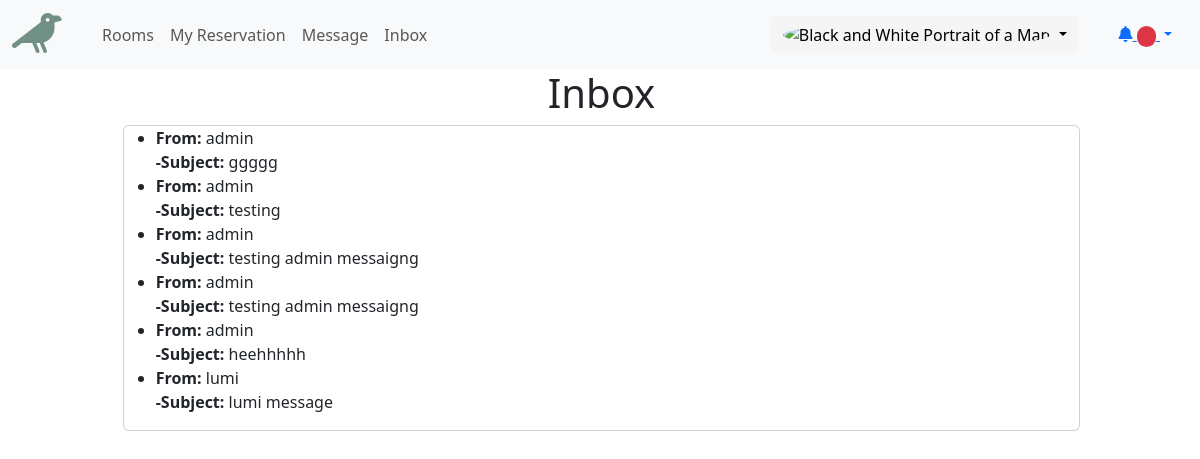
Screenshot of /guest/inbox (signed in) with the database file from the repository.
### hotelapp/models.py (models this page shows, shortened)
class Message(models.Model):
    sender = models.ForeignKey(User, related_name='sent_messages', on_delete=models.CASCADE)
    receiver = models.ForeignKey(User, related_name='received_messages', on_delete=models.CASCADE)
    content = models.TextField()
    timestamp = models.DateTimeField(auto_now_add=True)

### hotelapp/views.py (the view)
# urls.py: path('guest/inbox', views.inboxGuest, name='guest_inbox'),
@login_required
def inboxGuest(request):
    messages = Message.objects.filter(receiver=request.user)
    return render(request, 'guest_pages/inbox.html', {'messages': messages})

### hotelapp/templates/guest_pages/inbox.html
{% extends 'guest_pages/base_guest.html' %}
{% block content%}
  <div style=" width: 100%; padding-left: 3px ;">
    <center>
      <h1>Inbox</h1>
    </center>
    <div class="card" style="width: 80%; margin: 0 auto;">
      {% if messages %}
        <ul>
          {% for message in messages %}
            <li>
              <strong>From:</strong> {{ message.sender }} <br>
              <strong> -Subject:</strong> {{ message.content|truncatewords:5 }}
            </li>
          {% endfor %}
        </ul>
      {% else %}
        <p>You have no messages.</p>
      {% endif %}
    </div>
  </div>
{% endblock %}

### rows the page displays
Message: sender "admin", content "ggggg"
Message: sender "admin", content "testing"
Message: sender "admin", content "testing admin messaigng"
Message: sender "admin", content "testing admin messaigng"
Message: sender "admin", content "heehhhhh"
Message: sender "lumi", content "lumi message"
